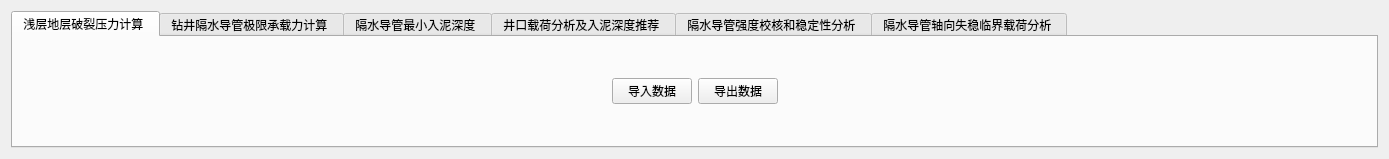
<?xml version="1.0" encoding="UTF-8"?>
<ui version="4.0">
 <class>Form</class>
 <widget class="QWidget" name="Form">
  <property name="windowModality">
   <enum>Qt::WindowModal</enum>
  </property>
  <property name="enabled">
   <bool>true</bool>
  </property>
  <property name="geometry">
   <rect>
    <x>0</x>
    <y>0</y>
    <width>1389</width>
    <height>146</height>
   </rect>
  </property>
  <property name="windowTitle">
   <string>SWPU</string>
  </property>
  <layout class="QGridLayout" name="gridLayout">
   <item row="0" column="0">
    <widget class="QTabWidget" name="tabWidget">
     <property name="autoFillBackground">
      <bool>true</bool>
     </property>
     <property name="styleSheet">
      <string notr="true"/>
     </property>
     <property name="tabPosition">
      <enum>QTabWidget::North</enum>
     </property>
     <property name="tabShape">
      <enum>QTabWidget::Rounded</enum>
     </property>
     <property name="currentIndex">
      <number>0</number>
     </property>
     <property name="iconSize">
      <size>
       <width>16</width>
       <height>16</height>
      </size>
     </property>
     <property name="elideMode">
      <enum>Qt::ElideLeft</enum>
     </property>
     <widget class="QWidget" name="tabWidgetPage1">
      <attribute name="title">
       <string>浅层地层破裂压力计算 </string>
      </attribute>
      <layout class="QGridLayout" name="gridLayout_3">
       <item row="0" column="1">
        <layout class="QHBoxLayout" name="horizontalLayout_2">
         <item alignment="Qt::AlignVCenter">
          <widget class="QPushButton" name="import_data_btn">
           <property name="styleSheet">
            <string notr="true"/>
           </property>
           <property name="text">
            <string>导入数据</string>
           </property>
          </widget>
         </item>
         <item alignment="Qt::AlignVCenter">
          <widget class="QPushButton" name="export_data_btn">
           <property name="text">
            <string>导出数据</string>
           </property>
          </widget>
         </item>
        </layout>
       </item>
       <item row="0" column="2">
        <spacer name="horizontalSpacer">
         <property name="orientation">
          <enum>Qt::Horizontal</enum>
         </property>
         <property name="sizeHint" stdset="0">
          <size>
           <width>40</width>
           <height>20</height>
          </size>
         </property>
        </spacer>
       </item>
       <item row="0" column="0">
        <spacer name="horizontalSpacer_6">
         <property name="orientation">
          <enum>Qt::Horizontal</enum>
         </property>
         <property name="sizeHint" stdset="0">
          <size>
           <width>40</width>
           <height>20</height>
          </size>
         </property>
        </spacer>
       </item>
      </layout>
     </widget>
     <widget class="QWidget" name="tab">
      <attribute name="title">
       <string>钻井隔水导管极限承载力计算 </string>
      </attribute>
      <layout class="QGridLayout" name="gridLayout_4">
       <item row="1" column="1">
        <layout class="QGridLayout" name="gridLayout_5">
         <item row="1" column="2" alignment="Qt::AlignHCenter|Qt::AlignVCenter">
          <widget class="QLineEdit" name="lineEdit">
           <property name="minimumSize">
            <size>
             <width>269</width>
             <height>0</height>
            </size>
           </property>
           <property name="styleSheet">
            <string notr="true">font-size:30px;</string>
           </property>
           <property name="alignment">
            <set>Qt::AlignCenter</set>
           </property>
          </widget>
         </item>
         <item row="0" column="1">
          <widget class="QPushButton" name="export_data_btn_2">
           <property name="maximumSize">
            <size>
             <width>100</width>
             <height>16777215</height>
            </size>
           </property>
           <property name="text">
            <string>导出数据</string>
           </property>
          </widget>
         </item>
         <item row="1" column="3">
          <widget class="QPushButton" name="compute_button_1">
           <property name="maximumSize">
            <size>
             <width>100</width>
             <height>16777215</height>
            </size>
           </property>
           <property name="styleSheet">
            <string notr="true">background-color:#5B9BD5;
color:white;
font-size:30px;
font-weight:900;</string>
           </property>
           <property name="text">
            <string>计算</string>
           </property>
          </widget>
         </item>
         <item row="1" column="4">
          <spacer name="verticalSpacer_5">
           <property name="orientation">
            <enum>Qt::Vertical</enum>
           </property>
           <property name="sizeHint" stdset="0">
            <size>
             <width>20</width>
             <height>40</height>
            </size>
           </property>
          </spacer>
         </item>
         <item row="1" column="1">
          <widget class="QLabel" name="label">
           <property name="maximumSize">
            <size>
             <width>200</width>
             <height>100</height>
            </size>
           </property>
           <property name="styleSheet">
            <string notr="true">font-size:50px;</string>
           </property>
           <property name="text">
            <string>K=</string>
           </property>
          </widget>
         </item>
         <item row="1" column="0">
          <spacer name="horizontalSpacer_2">
           <property name="orientation">
            <enum>Qt::Horizontal</enum>
           </property>
           <property name="sizeHint" stdset="0">
            <size>
             <width>40</width>
             <height>20</height>
            </size>
           </property>
          </spacer>
         </item>
         <item row="1" column="5">
          <spacer name="horizontalSpacer_3">
           <property name="orientation">
            <enum>Qt::Horizontal</enum>
           </property>
           <property name="sizeHint" stdset="0">
            <size>
             <width>40</width>
             <height>20</height>
            </size>
           </property>
          </spacer>
         </item>
        </layout>
       </item>
      </layout>
     </widget>
     <widget class="QWidget" name="tab_3">
      <attribute name="title">
       <string>隔水导管最小入泥深度 </string>
      </attribute>
      <layout class="QGridLayout" name="gridLayout_8">
       <item row="0" column="1">
        <layout class="QGridLayout" name="gridLayout_6">
         <item row="0" column="3" alignment="Qt::AlignHCenter">
          <widget class="QPushButton" name="export_data_btn_3">
           <property name="text">
            <string>导出</string>
           </property>
          </widget>
         </item>
         <item row="0" column="1" colspan="2" alignment="Qt::AlignHCenter">
          <widget class="QPushButton" name="compute_btn_3">
           <property name="maximumSize">
            <size>
             <width>980</width>
             <height>16777215</height>
            </size>
           </property>
           <property name="text">
            <string>打开</string>
           </property>
          </widget>
         </item>
         <item row="0" column="6">
          <spacer name="horizontalSpacer_7">
           <property name="orientation">
            <enum>Qt::Horizontal</enum>
           </property>
           <property name="sizeHint" stdset="0">
            <size>
             <width>40</width>
             <height>20</height>
            </size>
           </property>
          </spacer>
         </item>
         <item row="0" column="0">
          <spacer name="horizontalSpacer_4">
           <property name="orientation">
            <enum>Qt::Horizontal</enum>
           </property>
           <property name="sizeHint" stdset="0">
            <size>
             <width>40</width>
             <height>20</height>
            </size>
           </property>
          </spacer>
         </item>
        </layout>
       </item>
      </layout>
     </widget>
     <widget class="QWidget" name="tab_4">
      <attribute name="title">
       <string>井口载荷分析及入泥深度推荐 </string>
      </attribute>
      <layout class="QGridLayout" name="gridLayout_11">
       <item row="0" column="0">
        <layout class="QGridLayout" name="gridLayout_9">
         <item row="0" column="4">
          <widget class="QPushButton" name="export_data_btn_4">
           <property name="text">
            <string>导出</string>
           </property>
          </widget>
         </item>
         <item row="0" column="3">
          <widget class="QPushButton" name="compute_btn_4">
           <property name="maximumSize">
            <size>
             <width>980</width>
             <height>16777215</height>
            </size>
           </property>
           <property name="text">
            <string>打开</string>
           </property>
          </widget>
         </item>
         <item row="0" column="1">
          <widget class="QRadioButton" name="radioButton">
           <property name="styleSheet">
            <string notr="true"/>
           </property>
           <property name="text">
            <string>井口载荷=防喷器重量+表层套管重量+表层套管固井水泥浆重量</string>
           </property>
          </widget>
         </item>
         <item row="1" column="1">
          <widget class="QRadioButton" name="radioButton_2">
           <property name="styleSheet">
            <string notr="true"/>
           </property>
           <property name="text">
            <string>井口载荷=防喷器重量+表层套管重量+技术套管过提重量</string>
           </property>
          </widget>
         </item>
         <item row="0" column="2">
          <spacer name="horizontalSpacer_8">
           <property name="orientation">
            <enum>Qt::Horizontal</enum>
           </property>
           <property name="sizeHint" stdset="0">
            <size>
             <width>40</width>
             <height>20</height>
            </size>
           </property>
          </spacer>
         </item>
         <item row="0" column="0">
          <spacer name="horizontalSpacer_5">
           <property name="orientation">
            <enum>Qt::Horizontal</enum>
           </property>
           <property name="sizeHint" stdset="0">
            <size>
             <width>40</width>
             <height>20</height>
            </size>
           </property>
          </spacer>
         </item>
        </layout>
       </item>
      </layout>
     </widget>
     <widget class="QWidget" name="tab_5">
      <attribute name="title">
       <string>隔水导管强度校核和稳定性分析 </string>
      </attribute>
     </widget>
     <widget class="QWidget" name="tab_6">
      <attribute name="title">
       <string>隔水导管轴向失稳临界载荷分析 </string>
      </attribute>
     </widget>
    </widget>
   </item>
  </layout>
 </widget>
 <resources/>
 <connections>
  <connection>
   <sender>import_data_btn</sender>
   <signal>clicked()</signal>
   <receiver>import_data_btn</receiver>
   <slot>show()</slot>
   <hints>
    <hint type="sourcelabel">
     <x>73</x>
     <y>108</y>
    </hint>
    <hint type="destinationlabel">
     <x>73</x>
     <y>108</y>
    </hint>
   </hints>
  </connection>
  <connection>
   <sender>export_data_btn</sender>
   <signal>clicked()</signal>
   <receiver>export_data_btn</receiver>
   <slot>show()</slot>
   <hints>
    <hint type="sourcelabel">
     <x>176</x>
     <y>108</y>
    </hint>
    <hint type="destinationlabel">
     <x>176</x>
     <y>108</y>
    </hint>
   </hints>
  </connection>
  <connection>
   <sender>radioButton</sender>
   <signal>clicked(bool)</signal>
   <receiver>radioButton</receiver>
   <slot>setChecked(bool)</slot>
   <hints>
    <hint type="sourcelabel">
     <x>239</x>
     <y>51</y>
    </hint>
    <hint type="destinationlabel">
     <x>239</x>
     <y>51</y>
    </hint>
   </hints>
  </connection>
  <connection>
   <sender>radioButton_2</sender>
   <signal>clicked(bool)</signal>
   <receiver>radioButton_2</receiver>
   <slot>setChecked(bool)</slot>
   <hints>
    <hint type="sourcelabel">
     <x>239</x>
     <y>78</y>
    </hint>
    <hint type="destinationlabel">
     <x>239</x>
     <y>78</y>
    </hint>
   </hints>
  </connection>
  <connection>
   <sender>compute_btn_4</sender>
   <signal>clicked()</signal>
   <receiver>compute_btn_4</receiver>
   <slot>show()</slot>
   <hints>
    <hint type="sourcelabel">
     <x>1193</x>
     <y>51</y>
    </hint>
    <hint type="destinationlabel">
     <x>1193</x>
     <y>51</y>
    </hint>
   </hints>
  </connection>
  <connection>
   <sender>export_data_btn_2</sender>
   <signal>clicked()</signal>
   <receiver>export_data_btn_2</receiver>
   <slot>show()</slot>
   <hints>
    <hint type="sourcelabel">
     <x>80</x>
     <y>41</y>
    </hint>
    <hint type="destinationlabel">
     <x>80</x>
     <y>41</y>
    </hint>
   </hints>
  </connection>
  <connection>
   <sender>compute_button_1</sender>
   <signal>clicked()</signal>
   <receiver>compute_button_1</receiver>
   <slot>show()</slot>
   <hints>
    <hint type="sourcelabel">
     <x>471</x>
     <y>358</y>
    </hint>
    <hint type="destinationlabel">
     <x>471</x>
     <y>358</y>
    </hint>
   </hints>
  </connection>
  <connection>
   <sender>export_data_btn_3</sender>
   <signal>clicked()</signal>
   <receiver>export_data_btn_3</receiver>
   <slot>show()</slot>
   <hints>
    <hint type="sourcelabel">
     <x>70</x>
     <y>51</y>
    </hint>
    <hint type="destinationlabel">
     <x>70</x>
     <y>51</y>
    </hint>
   </hints>
  </connection>
  <connection>
   <sender>compute_btn_3</sender>
   <signal>clicked()</signal>
   <receiver>compute_btn_3</receiver>
   <slot>show()</slot>
   <hints>
    <hint type="sourcelabel">
     <x>1069</x>
     <y>51</y>
    </hint>
    <hint type="destinationlabel">
     <x>1069</x>
     <y>51</y>
    </hint>
   </hints>
  </connection>
 </connections>
</ui>
